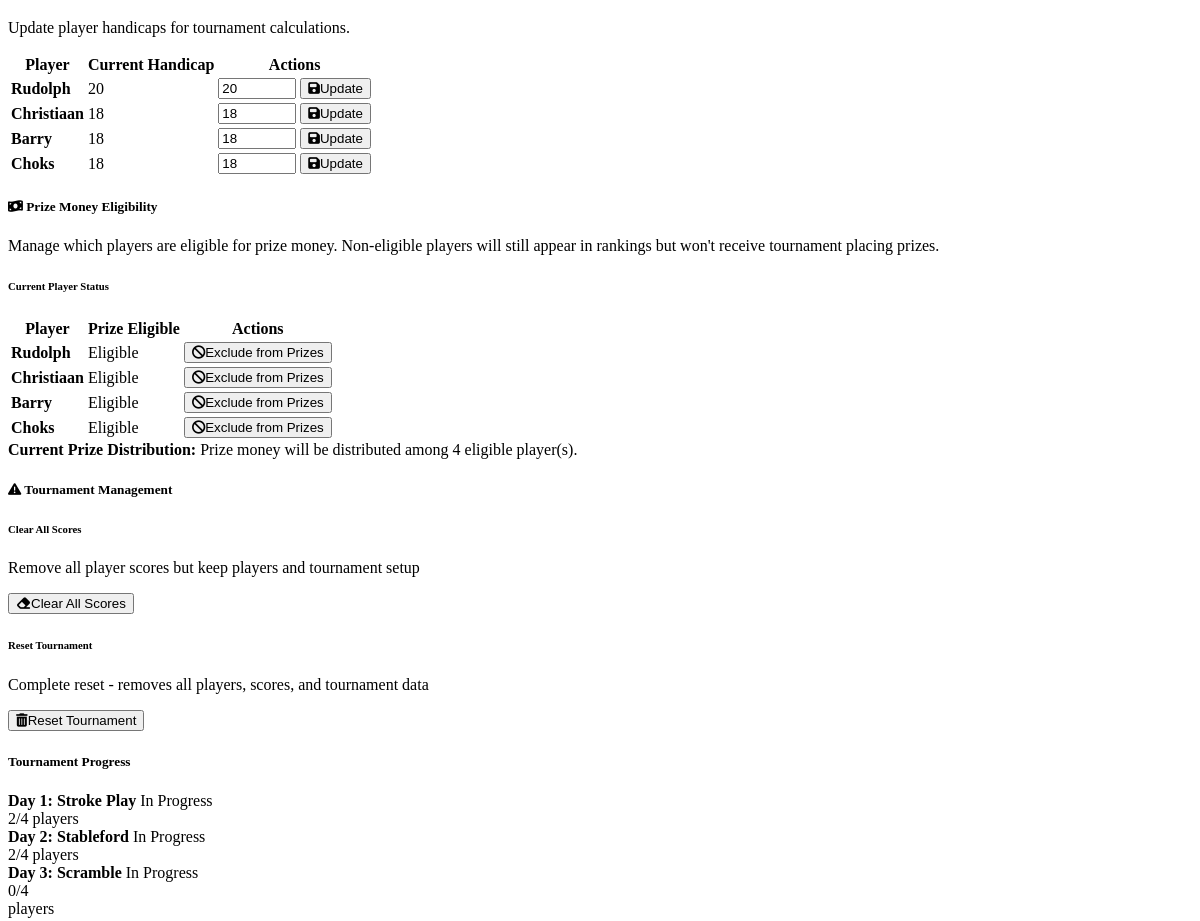
/admin (middle part), run on an earlier commit of the app's database.
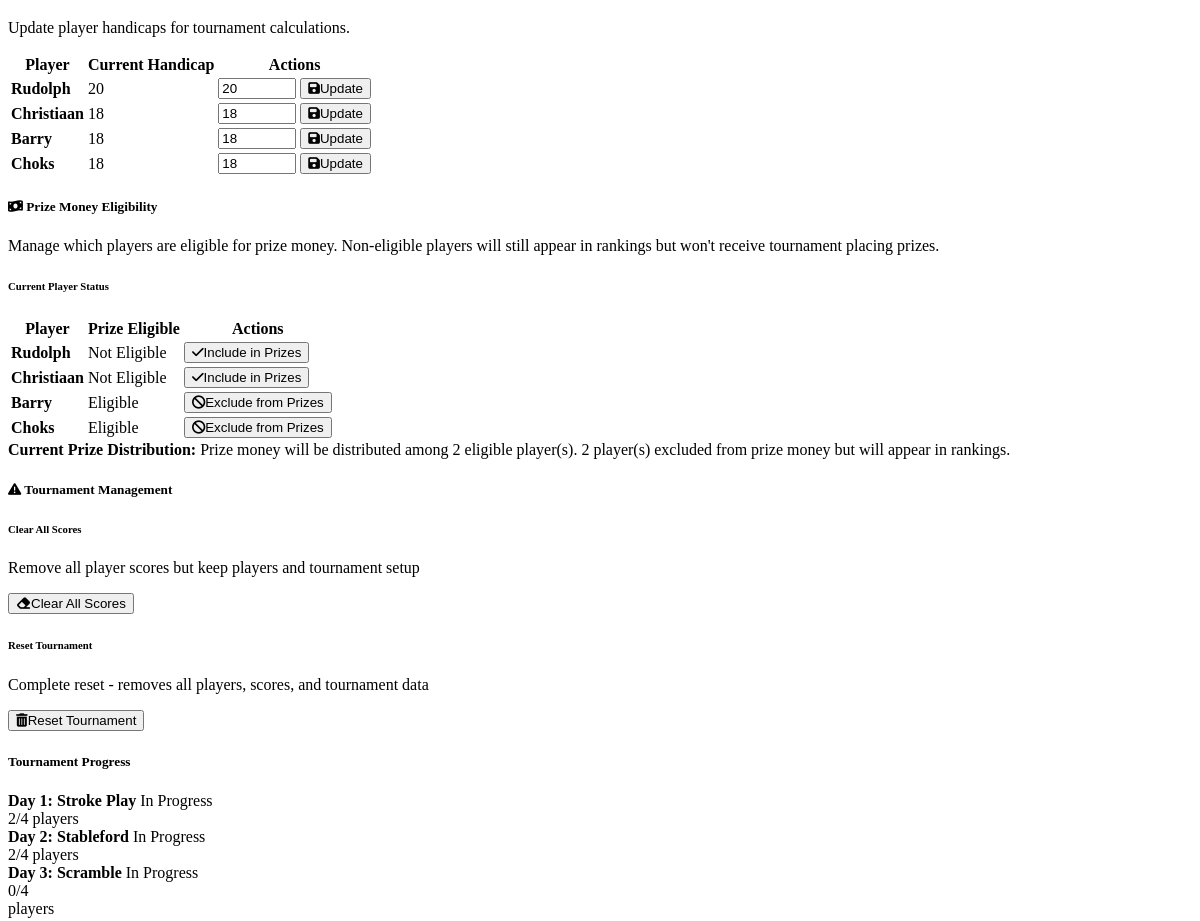
And on a later commit of the database.
### models.py (models this page shows)
class Player(db.Model):
    id = db.Column(db.Integer, primary_key=True)
    name = db.Column(db.String(100), nullable=False)
    tournament_id = db.Column(db.Integer, db.ForeignKey('tournament.id'), nullable=False)
    handicap = db.Column(db.Integer, default=0)
    prize_eligible = db.Column(db.Boolean, default=True)  # New field for prize eligibility
    created_at = db.Column(db.DateTime, default=datetime.utcnow)
    scores = db.relationship('Score', backref='player', lazy=True)

### routes.py (the view)
@app.route('/admin')
def admin():
    tournament = Tournament.query.first()
    if not tournament:
        return redirect(url_for('player_setup'))
    players = Player.query.filter_by(tournament_id=tournament.id).all()
    rounds = Round.query.filter_by(tournament_id=tournament.id).order_by(Round.day).all()
    return render_template('admin.html',
                         tournament=tournament,
                         players=players,
                         rounds=rounds,
                         tournament_formats=TOURNAMENT_FORMATS)

### templates/admin.html (shortened to what the changed rows need)
{% extends "base.html" %}
{% block content %}
<div class="container">
    <div class="row mb-4">
        <div class="col-12">
            <div class="card border-warning">
                <div class="card-body">
                    <div class="table-responsive">
                        <table class="table table-sm">
                            <thead class="table-light">
                                <tr>
                                    <th>Player</th>
                                    <th class="text-center">Current Handicap</th>
                                    <th class="text-center">Actions</th>
                                </tr>
                            </thead>
                            <tbody>
                                {% for player in players %}
                                <tr>
                                    <td><strong>{{ player.name }}</strong></td>
                                    <td class="text-center">
                                        <span class="badge bg-primary">{{ player.handicap }}</span>
                                    </td>
                                    <td class="text-center">
                                        <form method="POST" action="{{ url_for('update_player_handicap') }}" style="display: inline;" class="d-flex align-items-center justify-content-center">
                                            <input type="number" name="new_handicap" value="{{ player.handicap }}"
                                                   min="0" max="36" class="form-control form-control-sm me-2"
                                                   style="width: 70px;" required>
                                            <button type="submit" class="btn btn-sm btn-warning">
                                                <i class="fas fa-save me-1"></i>Update
                                            </button>
                                        </form>
                                    </td>
                                </tr>
                                {% endfor %}
                            </tbody>
                        </table>
                    </div>
                </div>
            </div>
        </div>
    </div>
    <div class="row mb-4">
        <div class="col-12">
                <div class="card-body">
                    <div class="row">
                        <div class="col-12">
                            <div class="table-responsive">
                                <table class="table table-sm">
                                    <thead class="table-light">
                                        <tr>
                                            <th>Player</th>
                                            <th>Prize Eligible</th>
                                            <th>Actions</th>
                                        </tr>
                                    </thead>
                                    <tbody>
                                        {% for player in players %}
                                        <tr>
                                            <td><strong>{{ player.name }}</strong></td>
                                            <td>
                                                {% if player.prize_eligible %}
                                                    <span class="badge bg-success">Eligible</span>
                                                {% else %}
                                                    <span class="badge bg-warning">Not Eligible</span>
                                                {% endif %}
                                            </td>
                                            <td>
                                                <form method="POST" action="{{ url_for('toggle_prize_eligibility') }}" style="display: inline;">
                                                    {% if player.prize_eligible %}
                                                        <button type="submit" class="btn btn-warning btn-sm"
                                                                onclick="return confirm('Are you sure you want to exclude {{ player.name }} from prize money? They will still appear in rankings.')">
                                                            <i class="fas fa-ban me-1"></i>Exclude from Prizes
                                                        </button>
                                                    {% else %}
                                                        <button type="submit" class="btn btn-success btn-sm">
                                                            <i class="fas fa-check me-1"></i>Include in Prizes
                                                        </button>
                                                    {% endif %}
                                                </form>
                                            </td>
                                        </tr>
                                        {% endfor %}
                                    </tbody>
                                </table>
                            </div>
                        </div>
                    </div>
                    <div class="row mt-3">
                        <div class="col-12">
                            <div class="alert alert-info">
                                <strong>Current Prize Distribution:</strong>
                                {% set eligible_count = players|selectattr('prize_eligible')|list|length %}
                                Prize money will be distributed among {{ eligible_count }} eligible player(s).
                                {% if eligible_count < players|length %}
                                    {{ players|length - eligible_count }} player(s) excluded from prize money but will appear in rankings.
                                {% endif %}
                            </div>
                        </div>
                    </div>
                </div>
            </div>
        </div>
    </div>
{% endblock %}

What changed in the data, as far as the page shows it:
changed Player "Rudolph": prize_eligible "Eligible Exclude from Prizes" → "Not Eligible Include in Prizes"
changed Player "Christiaan": prize_eligible "Eligible Exclude from Prizes" → "Not Eligible Include in Prizes"
Also different on the page:
{{ eligible_count }}: "4" → "2"
{{ players|length - eligible_count }}: (not shown) → "2"
text now shown: "player(s) excluded from prize money but will appear in rankings."
